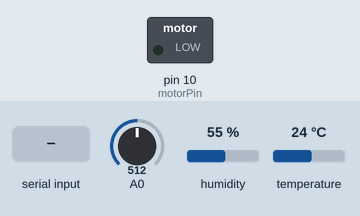
A sketch run on a simulated Arduino Uno, built with avr-gcc and run on an emulated ATmega328P. Shown: switched loads named in the sketch (green lamp = pin HIGH). The test bench sets the inputs (shaded band); at power-on: temperature 24 °C, A0 = 512, humidity 55 %. What the sketch prints to the serial monitor is not drawn.

Above: at 3.8 s.
3.9 s: temperature set to 27 °C
At 6.8 s:
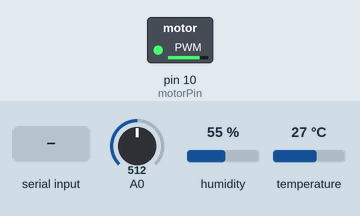
7.5 s: "1\n" received over Serial
Timing chart, 0 to 10.5 s (numbered marks = the images above; inputs shaded):
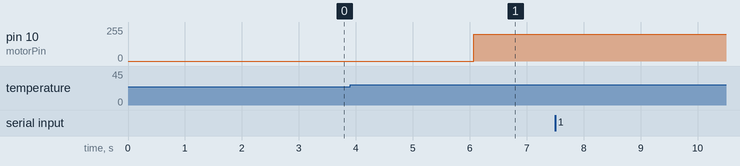

Measured:
- the behaviour switches between 25 and 26 °C on temperature (found by bisection; images 0 and 1)
- after the input at 3.9 s, pin 10 (motorPin): 0/255 → 200/255 after 2.2 s
- after the input at 7.5 s, every drawn part: stays the same

The sketch:

environment.ino
```cpp
#include "DHT.h"

#define DHTPIN 2     // Digital pin connected to the DHT sensor
#define DHTTYPE DHT11   // DHT 11


int motorPin = 10;   //电机驱动管脚D3
int motorhighSpeed = 200;     //电机转速变量
float temp_val=30.0;

String datas="";
String datas_temp="";

DHT dht(DHTPIN, DHTTYPE);

void setup() {
  // put your setup code here, to run once:
  Serial.begin(9600);
  dht.begin();
}

void loop() {
  // put your main code here, to run repeatedly:

  lightsensor();
  //delay(1000);
  dhtsersor();
  datas=datas_temp;
  //Serial.println(datas);
  delay(3000);

}

void serialEvent()
{
   while (Serial.available()) {
    // get the new byte:
    char inChar = (char)Serial.read();
    // add it to the inputString:
    // if the incoming character is a newline, set a flag so the main loop can
    // do something about it:
    if (inChar == '\n') {
     Serial.println(datas);
    }
  }
}

void issetmotor(float val)
{
  /*
  if (val>temp_val)
  {
    setmotor(1);
  }
  */
  setmotor(int(val));
}

void setmotor(int val)
{
  int motorSpeed = 0;
  if (val > 25)
  {
    motorSpeed = motorhighSpeed;
    datas_temp=datas_temp+"\"motor\": \"1\"";
    //Serial.print(" 1");
  }
  else
  {
    //Serial.print(" 0");
    datas_temp=datas_temp+"\"motor\": \"0\"";
  }
   //analogWrite(motorPin, motorSpeed);
   analogWrite(motorPin, motorSpeed);
   datas_temp=datas_temp+"}";
}

void lightsensor()
{
  int input;
  input=analogRead(0);   //读取A0脚的输入值
  datas_temp = "{\"light\":\"" + String(input);
  //Serial.print(datas_temp);
  setenLED(input);
}

void setenLED(int val)
{
  if(val<200)
  {
    digitalWrite(LED_BUILTIN, HIGH);   // turn the LED on (HIGH is the voltage level)
    datas_temp=datas_temp+"\",\"LED\": \"1\"";
    //Serial.print(" 1 ");
  }
  else
  {
    digitalWrite(LED_BUILTIN, LOW);    // turn the LED off by making the voltage LOW
    datas_temp=datas_temp+"\",\"LED\": \"0\"";
    //Serial.print(" 0 ");
  }

}

void dhtsersor()
{
   float h = dht.readHumidity();
  // Read temperature as Celsius (the default)
  float t = dht.readTemperature();
  // Read temperature as Fahrenheit (isFahrenheit = true)
  float f = dht.readTemperature(true);

  // Check if any reads failed and exit early (to try again).
  if (isnan(h) || isnan(t) || isnan(f)) {
    Serial.println(F("Failed to read from DHT sensor!"));
    return;
  }

  // Compute heat index in Fahrenheit (the default)
  float hif = dht.computeHeatIndex(f, h);
  // Compute heat index in Celsius (isFahreheit = false)
  float hic = dht.computeHeatIndex(t, h, false);

  datas_temp=datas_temp+",\"Humidity\": \""+h+"\",\"Temperature\": \""+t+"\",";

  setmotor(int(t));
 /*
  Serial.print(F("Humidity: "));
  Serial.print(h);
  Serial.print(F("%  Temperature: "));
  Serial.print(t);
  Serial.print(F("°C "));


  Serial.print(f);
  Serial.print(F("°F  Heat index: "));
  Serial.print(hic);
  Serial.print(F("°C "));
  Serial.print(hif);
  Serial.println(F("°F"));
  */
}
```
